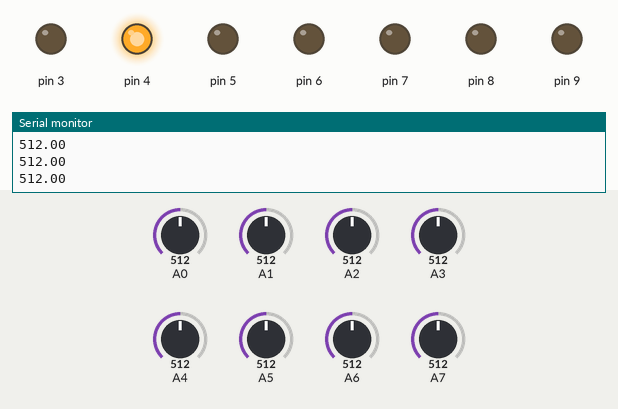
This sketch was run on a simulated Arduino Uno, built with avr-gcc and run on an emulated ATmega328P. Shown: output pins drawn as LEDs (lit = HIGH), the last lines printed to the serial monitor. The inputs (shaded band) are chosen by the test bench; at power-on: A0 = 512, A1 = 512, A2 = 512, A3 = 512, A4 = 512, A5 = 512, A6 = 512, A7 = 512.

Above: at 4.0 s.
At 9.0 s:
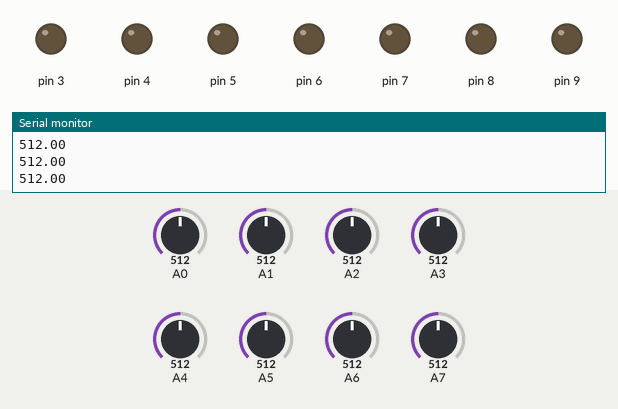
Timing chart, 0 to 13.0 s (numbered marks = the images above):
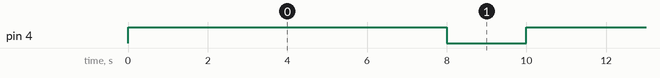

Measured:
- by itself, pin 4: alternates HIGH for 8.0 s and LOW for 2.0 s

The sketch:

test_all.ino
```cpp
void setup() {

  byte i;

  //Set unused digital pins to OUTPUT and LOW, so that they don't float
  for(i=3; i<=9; i++) {
    pinMode(i, OUTPUT);
    digitalWrite(i, LOW);
  }

  Serial.begin(115200);

}

void loop() {

  read_light_sensors();
  delay(2000);
  Serial.println();

}

void read_light_sensors() {

  int i;
  unsigned long start_time;
  float total;
  float num_readings;
  float curr_reading;

  //Set PHOTO_PIN to allow power to the photodiodes
  digitalWrite(4, HIGH);

  //Cycle through the photodiodes. For each one, take readings over 1 second, and average them
  for(i=0; i<8; i++) {
    start_time = millis();

    while(millis() - start_time < 1000) {
        total = total + analogRead(i);                      //Add each new reading to the total
        num_readings++;                                     //Add one to the number of readings
    }

    curr_reading = total / num_readings;                    //Find the average by dividing the total by the number of readings
    Serial.println(curr_reading);
    total = 0.0;                                            //Reset the total and number of readings, ready for the next sensor
    num_readings = 0.0;
  }

  //Set TRANSISTOR_PIN back to low to save power
  digitalWrite(4, LOW);
}
```
